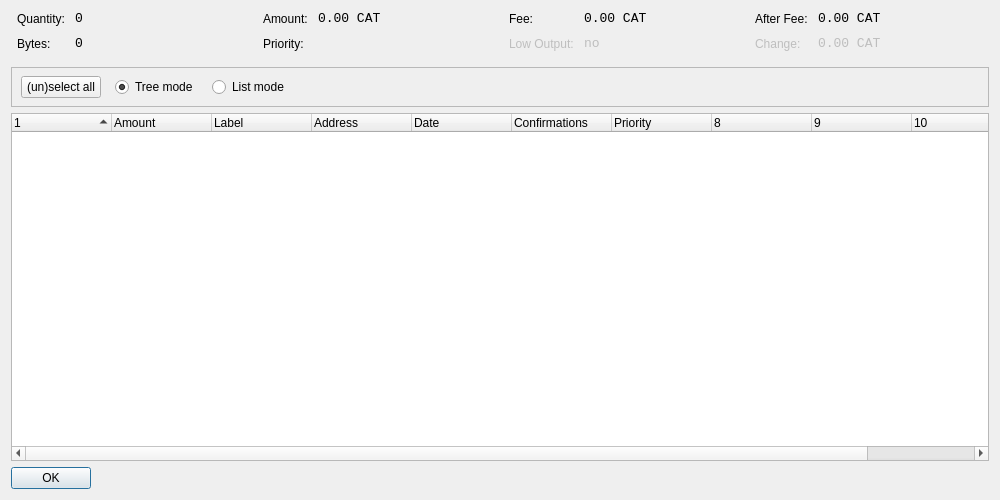
<?xml version="1.0" encoding="UTF-8"?>
<ui version="4.0">
 <class>CoinControlDialog</class>
 <widget class="QDialog" name="CoinControlDialog">
  <property name="geometry">
   <rect>
    <x>0</x>
    <y>0</y>
    <width>1000</width>
    <height>500</height>
   </rect>
  </property>
  <property name="windowTitle">
   <string>Coin Control</string>
  </property>
  <layout class="QVBoxLayout" name="verticalLayout">
   <item>
    <layout class="QHBoxLayout" name="horizontalLayoutTop" stretch="0,0,0,0">
     <property name="topMargin">
      <number>0</number>
     </property>
     <property name="bottomMargin">
      <number>10</number>
     </property>
     <item>
      <layout class="QFormLayout" name="formLayoutCoinControl1">
       <property name="horizontalSpacing">
        <number>10</number>
       </property>
       <property name="verticalSpacing">
        <number>10</number>
       </property>
       <property name="leftMargin">
        <number>6</number>
       </property>
       <property name="rightMargin">
        <number>6</number>
       </property>
       <item row="0" column="0">
        <widget class="QLabel" name="labelCoinControlQuantityText">
         <property name="text">
          <string>Quantity:</string>
         </property>
        </widget>
       </item>
       <item row="0" column="1">
        <widget class="QLabel" name="labelCoinControlQuantity">
         <property name="font">
          <font>
           <family>Monospace</family>
           <pointsize>10</pointsize>
          </font>
         </property>
         <property name="cursor">
          <cursorShape>IBeamCursor</cursorShape>
         </property>
         <property name="contextMenuPolicy">
          <enum>Qt::ActionsContextMenu</enum>
         </property>
         <property name="text">
          <string>0</string>
         </property>
         <property name="textInteractionFlags">
          <set>Qt::LinksAccessibleByMouse|Qt::TextSelectableByKeyboard|Qt::TextSelectableByMouse</set>
         </property>
        </widget>
       </item>
       <item row="1" column="0">
        <widget class="QLabel" name="labelCoinControlBytesText">
         <property name="text">
          <string>Bytes:</string>
         </property>
        </widget>
       </item>
       <item row="1" column="1">
        <widget class="QLabel" name="labelCoinControlBytes">
         <property name="font">
          <font>
           <family>Monospace</family>
           <pointsize>10</pointsize>
          </font>
         </property>
         <property name="cursor">
          <cursorShape>IBeamCursor</cursorShape>
         </property>
         <property name="contextMenuPolicy">
          <enum>Qt::ActionsContextMenu</enum>
         </property>
         <property name="text">
          <string>0</string>
         </property>
         <property name="textInteractionFlags">
          <set>Qt::LinksAccessibleByMouse|Qt::TextSelectableByKeyboard|Qt::TextSelectableByMouse</set>
         </property>
        </widget>
       </item>
      </layout>
     </item>
     <item>
      <layout class="QFormLayout" name="formLayoutCoinControl2">
       <property name="horizontalSpacing">
        <number>10</number>
       </property>
       <property name="verticalSpacing">
        <number>10</number>
       </property>
       <property name="leftMargin">
        <number>6</number>
       </property>
       <property name="rightMargin">
        <number>6</number>
       </property>
       <item row="0" column="0">
        <widget class="QLabel" name="labelCoinControlAmountText">
         <property name="text">
          <string>Amount:</string>
         </property>
        </widget>
       </item>
       <item row="0" column="1">
        <widget class="QLabel" name="labelCoinControlAmount">
         <property name="font">
          <font>
           <family>Monospace</family>
           <pointsize>10</pointsize>
          </font>
         </property>
         <property name="cursor">
          <cursorShape>IBeamCursor</cursorShape>
         </property>
         <property name="contextMenuPolicy">
          <enum>Qt::ActionsContextMenu</enum>
         </property>
         <property name="text">
          <string>0.00 CAT</string>
         </property>
         <property name="textInteractionFlags">
          <set>Qt::LinksAccessibleByMouse|Qt::TextSelectableByKeyboard|Qt::TextSelectableByMouse</set>
         </property>
        </widget>
       </item>
       <item row="1" column="0">
        <widget class="QLabel" name="labelCoinControlPriorityText">
         <property name="text">
          <string>Priority:</string>
         </property>
        </widget>
       </item>
       <item row="1" column="1">
        <widget class="QLabel" name="labelCoinControlPriority">
         <property name="font">
          <font>
           <family>Monospace</family>
           <pointsize>10</pointsize>
          </font>
         </property>
         <property name="cursor">
          <cursorShape>IBeamCursor</cursorShape>
         </property>
         <property name="contextMenuPolicy">
          <enum>Qt::ActionsContextMenu</enum>
         </property>
         <property name="text">
          <string/>
         </property>
         <property name="textInteractionFlags">
          <set>Qt::LinksAccessibleByMouse|Qt::TextSelectableByKeyboard|Qt::TextSelectableByMouse</set>
         </property>
        </widget>
       </item>
      </layout>
     </item>
     <item>
      <layout class="QFormLayout" name="formLayoutCoinControl3">
       <property name="horizontalSpacing">
        <number>10</number>
       </property>
       <property name="verticalSpacing">
        <number>10</number>
       </property>
       <property name="leftMargin">
        <number>6</number>
       </property>
       <property name="rightMargin">
        <number>6</number>
       </property>
       <item row="0" column="0">
        <widget class="QLabel" name="labelCoinControlFeeText">
         <property name="text">
          <string>Fee:</string>
         </property>
        </widget>
       </item>
       <item row="0" column="1">
        <widget class="QLabel" name="labelCoinControlFee">
         <property name="font">
          <font>
           <family>Monospace</family>
           <pointsize>10</pointsize>
          </font>
         </property>
         <property name="cursor">
          <cursorShape>IBeamCursor</cursorShape>
         </property>
         <property name="contextMenuPolicy">
          <enum>Qt::ActionsContextMenu</enum>
         </property>
         <property name="text">
          <string>0.00 CAT</string>
         </property>
         <property name="textInteractionFlags">
          <set>Qt::LinksAccessibleByMouse|Qt::TextSelectableByKeyboard|Qt::TextSelectableByMouse</set>
         </property>
        </widget>
       </item>
       <item row="1" column="0">
        <widget class="QLabel" name="labelCoinControlLowOutputText">
         <property name="enabled">
          <bool>false</bool>
         </property>
         <property name="text">
          <string>Low Output:</string>
         </property>
        </widget>
       </item>
       <item row="1" column="1">
        <widget class="QLabel" name="labelCoinControlLowOutput">
         <property name="enabled">
          <bool>false</bool>
         </property>
         <property name="font">
          <font>
           <family>Monospace</family>
           <pointsize>10</pointsize>
          </font>
         </property>
         <property name="cursor">
          <cursorShape>IBeamCursor</cursorShape>
         </property>
         <property name="contextMenuPolicy">
          <enum>Qt::ActionsContextMenu</enum>
         </property>
         <property name="text">
          <string>no</string>
         </property>
         <property name="textInteractionFlags">
          <set>Qt::LinksAccessibleByMouse|Qt::TextSelectableByKeyboard|Qt::TextSelectableByMouse</set>
         </property>
        </widget>
       </item>
      </layout>
     </item>
     <item>
      <layout class="QFormLayout" name="formLayoutCoinControl4">
       <property name="horizontalSpacing">
        <number>10</number>
       </property>
       <property name="verticalSpacing">
        <number>10</number>
       </property>
       <property name="leftMargin">
        <number>6</number>
       </property>
       <property name="rightMargin">
        <number>6</number>
       </property>
       <item row="0" column="0">
        <widget class="QLabel" name="labelCoinControlAfterFeeText">
         <property name="text">
          <string>After Fee:</string>
         </property>
        </widget>
       </item>
       <item row="0" column="1">
        <widget class="QLabel" name="labelCoinControlAfterFee">
         <property name="font">
          <font>
           <family>Monospace</family>
           <pointsize>10</pointsize>
          </font>
         </property>
         <property name="cursor">
          <cursorShape>IBeamCursor</cursorShape>
         </property>
         <property name="contextMenuPolicy">
          <enum>Qt::ActionsContextMenu</enum>
         </property>
         <property name="text">
          <string>0.00 CAT</string>
         </property>
         <property name="textInteractionFlags">
          <set>Qt::LinksAccessibleByMouse|Qt::TextSelectableByKeyboard|Qt::TextSelectableByMouse</set>
         </property>
        </widget>
       </item>
       <item row="1" column="0">
        <widget class="QLabel" name="labelCoinControlChangeText">
         <property name="enabled">
          <bool>false</bool>
         </property>
         <property name="text">
          <string>Change:</string>
         </property>
        </widget>
       </item>
       <item row="1" column="1">
        <widget class="QLabel" name="labelCoinControlChange">
         <property name="enabled">
          <bool>false</bool>
         </property>
         <property name="font">
          <font>
           <family>Monospace</family>
           <pointsize>10</pointsize>
          </font>
         </property>
         <property name="cursor">
          <cursorShape>IBeamCursor</cursorShape>
         </property>
         <property name="contextMenuPolicy">
          <enum>Qt::ActionsContextMenu</enum>
         </property>
         <property name="text">
          <string>0.00 CAT</string>
         </property>
         <property name="textInteractionFlags">
          <set>Qt::LinksAccessibleByMouse|Qt::TextSelectableByKeyboard|Qt::TextSelectableByMouse</set>
         </property>
        </widget>
       </item>
      </layout>
     </item>
    </layout>
   </item>
   <item>
    <widget class="QFrame" name="frame">
     <property name="minimumSize">
      <size>
       <width>0</width>
       <height>40</height>
      </size>
     </property>
     <property name="frameShape">
      <enum>QFrame::StyledPanel</enum>
     </property>
     <property name="frameShadow">
      <enum>QFrame::Sunken</enum>
     </property>
     <widget class="QWidget" name="horizontalLayoutWidget">
      <property name="geometry">
       <rect>
        <x>10</x>
        <y>0</y>
        <width>781</width>
        <height>41</height>
       </rect>
      </property>
      <layout class="QHBoxLayout" name="horizontalLayoutPanel" stretch="0,0,0,0,0">
       <property name="spacing">
        <number>14</number>
       </property>
       <item>
        <widget class="QPushButton" name="pushButtonSelectAll">
         <property name="sizePolicy">
          <sizepolicy hsizetype="Maximum" vsizetype="Fixed">
           <horstretch>0</horstretch>
           <verstretch>0</verstretch>
          </sizepolicy>
         </property>
         <property name="text">
          <string>(un)select all</string>
         </property>
        </widget>
       </item>
       <item>
        <widget class="QRadioButton" name="radioTreeMode">
         <property name="sizePolicy">
          <sizepolicy hsizetype="Maximum" vsizetype="Fixed">
           <horstretch>0</horstretch>
           <verstretch>0</verstretch>
          </sizepolicy>
         </property>
         <property name="text">
          <string>Tree mode</string>
         </property>
         <property name="checked">
          <bool>true</bool>
         </property>
        </widget>
       </item>
       <item>
        <widget class="QRadioButton" name="radioListMode">
         <property name="sizePolicy">
          <sizepolicy hsizetype="Maximum" vsizetype="Fixed">
           <horstretch>0</horstretch>
           <verstretch>0</verstretch>
          </sizepolicy>
         </property>
         <property name="text">
          <string>List mode</string>
         </property>
        </widget>
       </item>
       <item>
        <spacer name="horizontalSpacer">
         <property name="orientation">
          <enum>Qt::Horizontal</enum>
         </property>
         <property name="sizeHint" stdset="0">
          <size>
           <width>40</width>
           <height>20</height>
          </size>
         </property>
        </spacer>
       </item>
      </layout>
     </widget>
    </widget>
   </item>
   <item>
    <widget class="CoinControlTreeWidget" name="treeWidget">
     <property name="contextMenuPolicy">
      <enum>Qt::CustomContextMenu</enum>
     </property>
     <property name="sortingEnabled">
      <bool>false</bool>
     </property>
     <property name="columnCount">
      <number>11</number>
     </property>
     <attribute name="headerShowSortIndicator" stdset="0">
      <bool>true</bool>
     </attribute>
     <attribute name="headerStretchLastSection">
      <bool>false</bool>
     </attribute>
     <column>
      <property name="text">
       <string/>
      </property>
     </column>
     <column>
      <property name="text">
       <string>Amount</string>
      </property>
     </column>
     <column>
      <property name="text">
       <string>Label</string>
      </property>
     </column>
     <column>
      <property name="text">
       <string>Address</string>
      </property>
     </column>
     <column>
      <property name="text">
       <string>Date</string>
      </property>
     </column>
     <column>
      <property name="text">
       <string>Confirmations</string>
      </property>
      <property name="toolTip">
       <string>Confirmed</string>
      </property>
     </column>
     <column>
      <property name="text">
       <string>Priority</string>
      </property>
     </column>
     <column>
      <property name="text">
       <string/>
      </property>
     </column>
     <column>
      <property name="text">
       <string/>
      </property>
     </column>
     <column>
      <property name="text">
       <string/>
      </property>
     </column>
     <column>
      <property name="text">
       <string/>
      </property>
     </column>
    </widget>
   </item>
   <item>
    <widget class="QDialogButtonBox" name="buttonBox">
     <property name="sizePolicy">
      <sizepolicy hsizetype="Maximum" vsizetype="Fixed">
       <horstretch>0</horstretch>
       <verstretch>0</verstretch>
      </sizepolicy>
     </property>
     <property name="orientation">
      <enum>Qt::Horizontal</enum>
     </property>
     <property name="standardButtons">
      <set>QDialogButtonBox::Ok</set>
     </property>
    </widget>
   </item>
  </layout>
 </widget>
 <customwidgets>
  <customwidget>
   <class>CoinControlTreeWidget</class>
   <extends>QTreeWidget</extends>
   <header>coincontroltreewidget.h</header>
  </customwidget>
 </customwidgets>
 <resources/>
 <connections/>
</ui>
